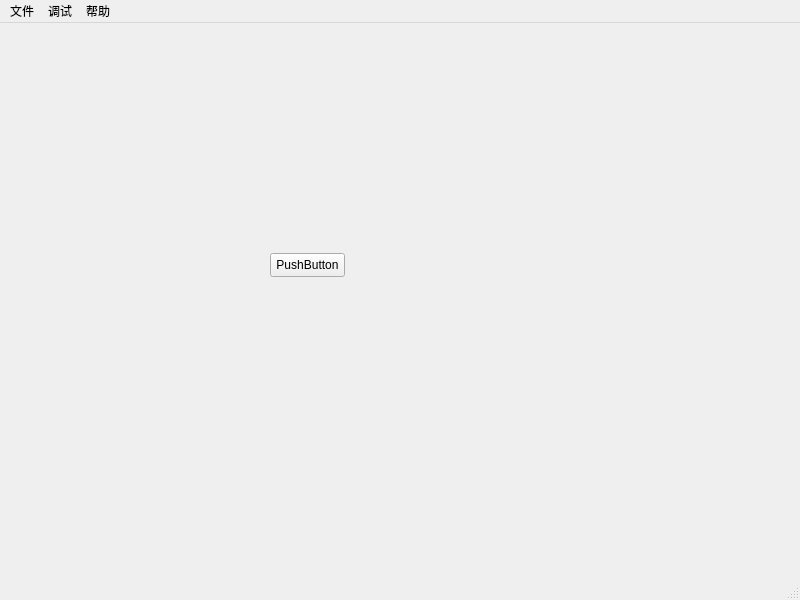
<?xml version="1.0" encoding="UTF-8"?>
<ui version="4.0">
 <class>MainWindow</class>
 <widget class="QMainWindow" name="MainWindow">
  <property name="geometry">
   <rect>
    <x>0</x>
    <y>0</y>
    <width>800</width>
    <height>600</height>
   </rect>
  </property>
  <property name="windowTitle">
   <string>MainWindow</string>
  </property>
  <widget class="QWidget" name="centralwidget">
   <widget class="QPushButton" name="pushButton">
    <property name="geometry">
     <rect>
      <x>270</x>
      <y>230</y>
      <width>75</width>
      <height>24</height>
     </rect>
    </property>
    <property name="text">
     <string>PushButton</string>
    </property>
   </widget>
  </widget>
  <widget class="QMenuBar" name="menubar">
   <property name="geometry">
    <rect>
     <x>0</x>
     <y>0</y>
     <width>800</width>
     <height>22</height>
    </rect>
   </property>
   <widget class="QMenu" name="menu">
    <property name="title">
     <string>文件</string>
    </property>
   </widget>
   <widget class="QMenu" name="menu_2">
    <property name="title">
     <string>调试</string>
    </property>
   </widget>
   <widget class="QMenu" name="menu_3">
    <property name="title">
     <string>帮助</string>
    </property>
   </widget>
   <addaction name="menu"/>
   <addaction name="menu_2"/>
   <addaction name="menu_3"/>
  </widget>
  <widget class="QStatusBar" name="statusbar"/>
 </widget>
 <resources/>
 <connections/>
</ui>
